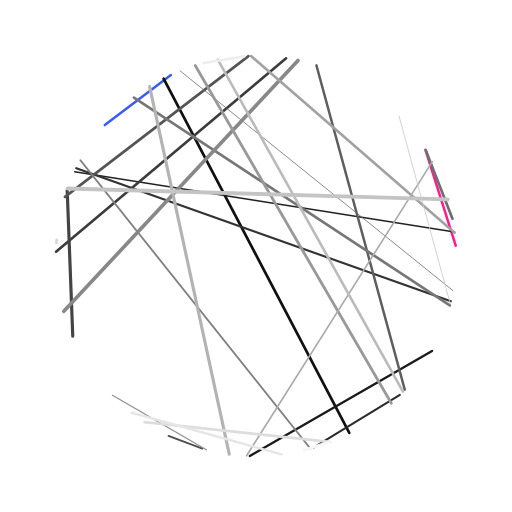
Frame 1 (no input)
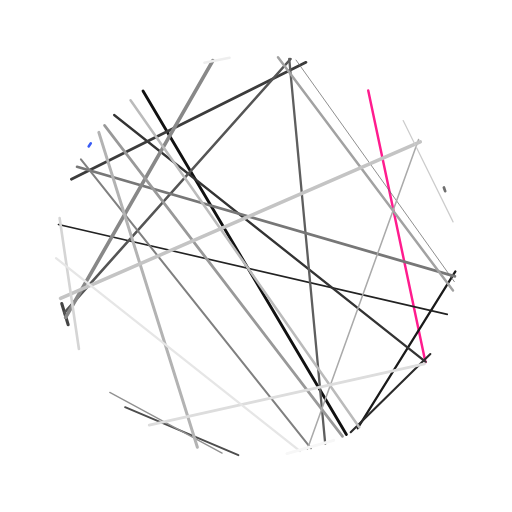
Frame 60 (no input)
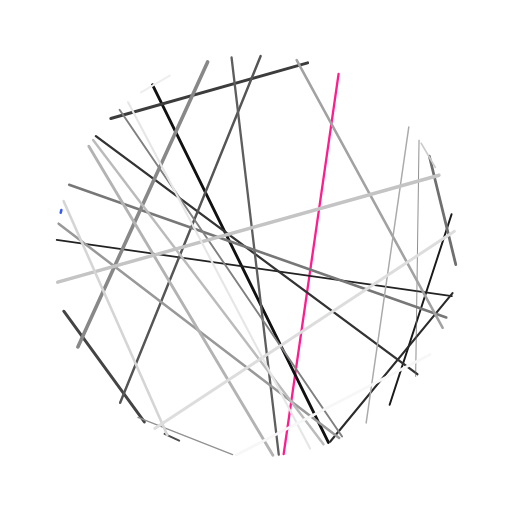
Frame 120 (the mouse pressed at the canvas centre since frame 60)

The p5.js sketch that drew these frames (run headless with seeded random() and noise() and a simulated clock; from frame 60 on, the mouse is pressed at the canvas centre):

// p5.js sketch
// ── sketch.js
const canvas_w = 512;
const canvas_h = 512;

const chords = [];
const n_chords = 30;

function setup() {
  createCanvas(canvas_w, canvas_h);
  for (let i = 0; i < n_chords; i++) {
    const chord = new RandChord(width / 2, height / 2, 200);
    chord.c = map(i, 0, n_chords, 0, 255);
    if (i == 0) {
      chord.c = [56, 91, 245];
    } else if (i == 1) {
      chord.c = [255, 28, 142];
    }
    chords.push(chord);
  }
}


function draw() {
  background(255);

  for (const chord of chords) {
    chord.update();
    chord.draw();
  }
}


class RandChord {
  constructor(x, y, r) {
    this.x = x;
    this.y = x;
    this.r = r;

    this.c = 0;

    this.a1_noise_pos = random(100);
    this.a2_noise_pos = random(100);
    this.sw_noise_pos = random(100);

    this.off = 0.001;

    this.a1 = 0;
    this.a2 = PI;
    this.sw = 3;
    this.update();
  }

  map_angle(a) {
    return (map(a, 0, 1, 0, TWO_PI * 2));
  }

  update() {
    this.a1 = this.map_angle(noise(this.a1_noise_pos));
    this.a2 = this.map_angle(noise(this.a2_noise_pos));

    this.sw = map(noise(this.sw_noise_pos), 0, 1, 0.1, 5);

    this.a1_noise_pos += this.off;
    this.a2_noise_pos += this.off;
    this.sw_noise_pos += this.off;
  }

  draw() {
    const x1 = cos(this.a1) * this.r;
    const y1 = sin(this.a1) * this.r;
    const x2 = cos(this.a2) * this.r;
    const y2 = sin(this.a2) * this.r;

    push();
    strokeWeight(this.sw);
    stroke(this.c);
    translate(this.x, this.y);
    line(x1, y1, x2, y2);
    pop();
  }
}
